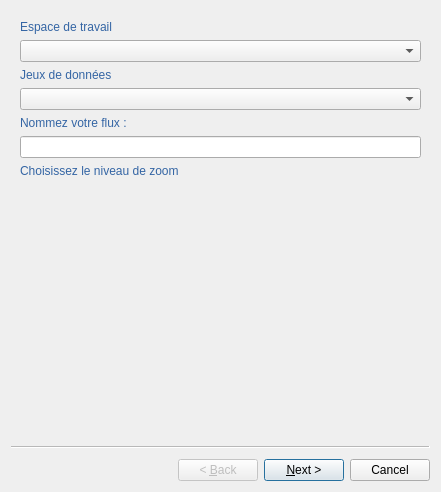
<?xml version="1.0" encoding="UTF-8"?>
<ui version="4.0">
 <class>Wizard</class>
 <widget class="QWizard" name="Wizard">
  <property name="geometry">
   <rect>
    <x>0</x>
    <y>0</y>
    <width>441</width>
    <height>492</height>
   </rect>
  </property>
  <property name="windowTitle">
   <string>Data configuration</string>
  </property>
  <property name="styleSheet">
   <string notr="true">font: 75 10pt &quot;Ubuntu Condensed&quot;;</string>
  </property>
  <property name="locale">
   <locale language="English" country="UnitedStates"/>
  </property>
  <widget class="QWizardPage" name="wizardPage1">
   <layout class="QVBoxLayout" name="verticalLayout">
    <item>
     <widget class="QLabel" name="lbl_datastore">
      <property name="styleSheet">
       <string notr="true">font: 75 13pt &quot;Ubuntu Condensed&quot;;
color: rgb(52, 101, 164);</string>
      </property>
      <property name="text">
       <string>Espace de travail</string>
      </property>
     </widget>
    </item>
    <item>
     <widget class="DatastoreComboBox" name="cbx_datastore"/>
    </item>
    <item>
     <widget class="QLabel" name="lbl_stored_data">
      <property name="styleSheet">
       <string notr="true">font: 75 13pt &quot;Ubuntu Condensed&quot;;
color: rgb(52, 101, 164);</string>
      </property>
      <property name="text">
       <string>Jeux de données</string>
      </property>
     </widget>
    </item>
    <item>
     <widget class="StoredDataComboBox" name="cbx_stored_data"/>
    </item>
    <item>
     <widget class="QLabel" name="lbl_flux">
      <property name="autoFillBackground">
       <bool>true</bool>
      </property>
      <property name="styleSheet">
       <string notr="true">font: 75 13pt &quot;Ubuntu Condensed&quot;;
color: rgb(52, 101, 164);</string>
      </property>
      <property name="text">
       <string>Nommez votre flux :  </string>
      </property>
     </widget>
    </item>
    <item>
     <widget class="QLineEdit" name="lne_flux">
      <property name="inputMethodHints">
       <set>Qt::ImhLatinOnly</set>
      </property>
      <property name="text">
       <string/>
      </property>
      <property name="dragEnabled">
       <bool>true</bool>
      </property>
     </widget>
    </item>
    <item>
     <widget class="QLabel" name="lbl_zoom">
      <property name="styleSheet">
       <string notr="true">font: 75 13pt &quot;Ubuntu Condensed&quot;;
color: rgb(52, 101, 164);</string>
      </property>
      <property name="text">
       <string>Choisissez le niveau de zoom</string>
      </property>
     </widget>
    </item>
    <item>
     <widget class="QgsScaleRangeWidget" name="srw_zoom">
      <property name="styleSheet">
       <string notr="true">font: 75 8pt &quot;Ubuntu Condensed&quot;;
color: rgb(52, 101, 164);</string>
      </property>
     </widget>
    </item>
   </layout>
  </widget>
  <widget class="QWizardPage" name="wizardPage2">
   <layout class="QGridLayout" name="gridLayout_2">
    <item row="0" column="0">
     <widget class="QLabel" name="lbl_tattributes">
      <property name="maximumSize">
       <size>
        <width>300</width>
        <height>40</height>
       </size>
      </property>
      <property name="autoFillBackground">
       <bool>true</bool>
      </property>
      <property name="styleSheet">
       <string notr="true">font: 75 13pt &quot;Ubuntu Condensed&quot;;
color: rgb(52, 101, 164);</string>
      </property>
      <property name="text">
       <string>Choisissez les attributs de la table :</string>
      </property>
     </widget>
    </item>
    <item row="1" column="0">
     <widget class="QListWidget" name="lwg_attribut">
      <property name="enabled">
       <bool>true</bool>
      </property>
     </widget>
    </item>
   </layout>
  </widget>
 </widget>
 <customwidgets>
  <customwidget>
   <class>QgsScaleRangeWidget</class>
   <extends>QWidget</extends>
   <header>qgsscalerangewidget.h</header>
  </customwidget>
  <customwidget>
   <class>DatastoreComboBox</class>
   <extends>QComboBox</extends>
   <header>vectiler.gui.cbx_datastore</header>
  </customwidget>
  <customwidget>
   <class>StoredDataComboBox</class>
   <extends>QComboBox</extends>
   <header>vectiler.gui.cbx_stored_data</header>
  </customwidget>
 </customwidgets>
 <tabstops>
  <tabstop>lne_flux</tabstop>
  <tabstop>lwg_attribut</tabstop>
 </tabstops>
 <resources/>
 <connections/>
</ui>
